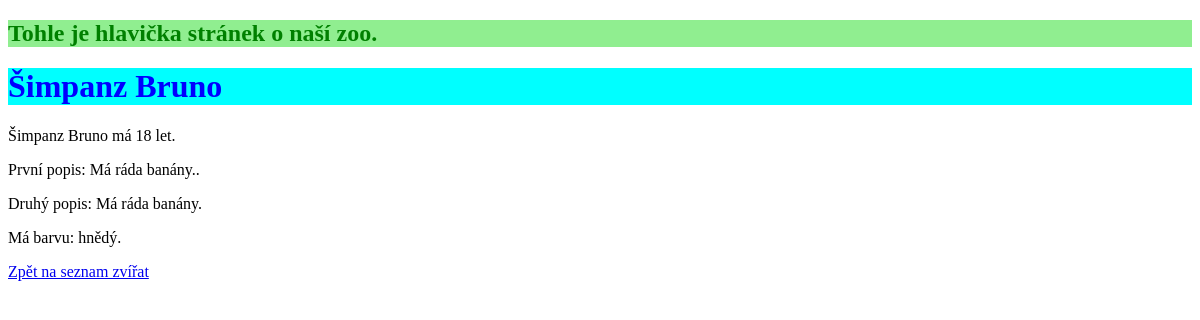
Page /informace/8/ on the committed database.
### informace/models.py (models this page shows, shortened)
class Zvire(models.Model):
    jmeno = models.CharField(max_length=30)
    druh = models.CharField(max_length=30)
    vek = models.IntegerField()
    popis = models.CharField(max_length=200)
    barva = models.CharField(max_length=30, null=True)
    pavilon = models.ForeignKey(Pavilon, on_delete = models.PROTECT, null=True)
    class Meta:
        verbose_name_plural = "Zvirata"
        ordering = ("jmeno", "-id")

### informace/views.py (the view)
# urls.py: path("<int:id>/", views.o_zvireti, name="zvire"),
def o_zvireti(request, id):
    zvire = get_object_or_404(Zvire, pk=id)
    popis = zvire.popis.rstrip(".")
    return render(request, "informace/zvire.html", {
        "zvire": zvire,
        "nadpis": f"{zvire.druh.lower()} {zvire.jmeno.title()}",
        "popis": popis
    })

### informace/templates/informace/zvire.html (shortened to what this page needs)
{% extends "base.html" %}
{% load static %}
{% block css %}
<link rel="stylesheet" href="{% static "informace/style.css" %}">
{% endblock %}
{% block hlavni %}
<div>
    <h1>{{ nadpis|capfirst }}</h1>
    <p>{{ nadpis|capfirst }} má {{ zvire.vek }} let.</p>
    <p>První popis: {{ zvire.popis }}.</p>
    <p>Druhý popis: {{ popis }}.</p>
    <p>Má barvu: {{ zvire.barva }}.</p>
</div>
<a href="{% url 'seznam_zvirat' %}">Zpět na seznam zvířat</a>
{% endblock hlavni %}

### informace/static/informace/style.css (style rules this page uses)
h1 { color: blue; background-color: aqua; }

### rows in the picture
Zvire: vek "18", popis "Má ráda banány.", barva "hnědý"

### other values in the picture
{{ nadpis|capfirst }} "Šimpanz Bruno"
{{ popis }} "Má ráda banány"
